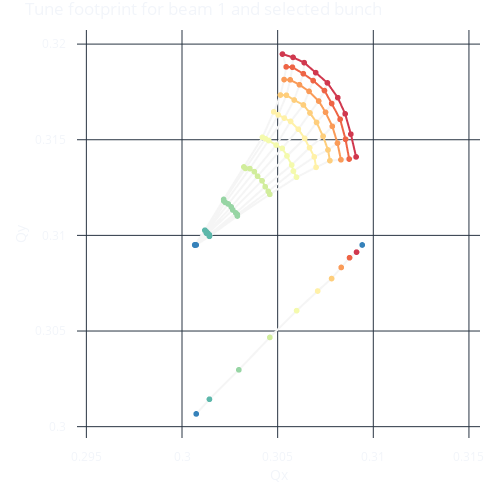

Here is the notebook cell this chart was saved with:
### Code cell
import plotly.graph_objects as go
import seaborn as sns
fig = go.Figure()
palette = sns.color_palette("Spectral", 10).as_hex()
for idx, (x,y) in enumerate(zip(qx, qy)):
    # Insert additional None when dx or dy is too big
    # to avoid connecting the lines
    x_temp = np.insert(x, np.where(np.abs(np.diff(x))>0.003)[0]+1, None)
    y_temp = np.insert(y, np.where(np.abs(np.diff(x))>0.003)[0]+1, None)
    x_temp = np.insert(x_temp, np.where(np.abs(np.diff(y))>0.003)[0]+1, None)
    y_temp = np.insert(y_temp, np.where(np.abs(np.diff(y))>0.003)[0]+1, None)
    fig.add_trace(go.Scattergl(x=x_temp, y=y_temp, line_color = 'whitesmoke'))
for idx, (x,y) in enumerate(zip(qx.T, qy.T)):
    x_temp = np.insert(x, np.where(np.abs(np.diff(x))>0.003)[0]+1, None)
    y_temp = np.insert(y, np.where(np.abs(np.diff(x))>0.003)[0]+1, None)
    x_temp = np.insert(x_temp, np.where(np.abs(np.diff(y))>0.003)[0]+1, None)
    y_temp = np.insert(y_temp, np.where(np.abs(np.diff(y))>0.003)[0]+1, None)
    fig.add_trace(go.Scattergl(x=x_temp, y=y_temp, line_color = palette[9-idx]))

fig.update_yaxes(
    scaleanchor="x",
    scaleratio=1,
  )

fig.update_layout(title='Tune footprint for beam 1 and selected bunch',
                   xaxis_title='Qx',
                   yaxis_title='Qy',
                   xaxis = dict(
                       range = [np.min(qx)-0.001, np.max(qx)+0.001],
                   ),
                   yaxis = dict(
                       range = [np.min(qy)-0.001, np.max(qy)+0.001],
                   ),
                   width=500,
                   height=500,
                   showlegend=False,
                    margin=dict(l=20, r=20, b=10, t=30, pad=10),
                    template="plotly_dark",
                    paper_bgcolor="rgba(0,0,0,0)",
                    plot_bgcolor="rgba(0,0,0,0)",)

fig.show()

### Figure 1 — Plotly figure (JSON) as saved in the notebook; plotly's stock layout.template omitted (floating-point values rounded to 4 significant figures)
{"data": [{"line": {"color": "whitesmoke"}, "type": "scattergl", "x": [0.3007, 0.3014, 0.303, 0.3046, 0.306, 0.3071, 0.3078, 0.3083, 0.3088, 0.3091], "y": [0.3007, 0.3014, 0.303, 0.3047, 0.3061, 0.3071, 0.3077, 0.3083, 0.3088, 0.3091]}, {"line": {"color": "whitesmoke"}, "type": "scattergl", "x": [0.3007, 0.3014, 0.3029, 0.3046, 0.306, 0.307, 0.3077, 0.3083, 0.3087, 0.3091], "y": [0.3095, 0.31, 0.311, 0.3121, 0.313, 0.3136, 0.3139, 0.314, 0.314, 0.3141]}, {"line": {"color": "whitesmoke"}, "type": "scattergl", "x": [0.3007, 0.3014, 0.3029, 0.3045, 0.3058, 0.3069, 0.3076, 0.3081, 0.3085, 0.3088], "y": [0.3095, 0.31, 0.3111, 0.3123, 0.3134, 0.3141, 0.3145, 0.3148, 0.315, 0.3153]}, {"line": {"color": "whitesmoke"}, "type": "scattergl", "x": [0.3007, 0.3014, 0.3028, 0.3043, 0.3057, 0.3067, 0.3074, 0.3079, 0.3083, 0.3085], "y": [0.3095, 0.31, 0.3112, 0.3125, 0.3137, 0.3146, 0.3152, 0.3157, 0.3161, 0.3164]}, {"line": {"color": "whitesmoke"}, "type": "scattergl", "x": [0.3007, 0.3014, 0.3027, 0.3042, 0.3055, 0.3064, 0.307, 0.3075, 0.3078, 0.3081], "y": [0.3095, 0.3101, 0.3113, 0.3129, 0.3142, 0.3151, 0.3159, 0.3164, 0.3169, 0.3172]}, {"line": {"color": "whitesmoke"}, "type": "scattergl", "x": [0.3007, 0.3013, 0.3026, 0.3039, 0.3052, 0.3061, 0.3067, 0.3071, 0.3074, 0.3076], "y": [0.3095, 0.3101, 0.3115, 0.3131, 0.3145, 0.3156, 0.3164, 0.317, 0.3176, 0.318]}, {"line": {"color": "whitesmoke"}, "type": "scattergl", "x": [0.3007, 0.3013, 0.3024, 0.3038, 0.3049, 0.3057, 0.3063, 0.3066, 0.3069, 0.307], "y": [0.3095, 0.3102, 0.3116, 0.3133, 0.3147, 0.316, 0.3168, 0.3175, 0.3181, 0.3185]}, {"line": {"color": "whitesmoke"}, "type": "scattergl", "x": [0.3007, 0.3013, 0.3023, 0.3035, 0.3045, 0.3053, 0.3059, 0.3061, 0.3063, 0.3064], "y": [0.3095, 0.3102, 0.3117, 0.3135, 0.315, 0.3161, 0.3171, 0.3179, 0.3185, 0.319]}, {"line": {"color": "whitesmoke"}, "type": "scattergl", "x": [0.3007, 0.3012, 0.3022, 0.3033, 0.3044, 0.305, 0.3055, 0.3057, 0.3058, 0.3058], "y": [0.3095, 0.3103, 0.3118, 0.3135, 0.315, 0.3163, 0.3173, 0.3181, 0.3188, 0.3193]}, {"line": {"color": "whitesmoke"}, "type": "scattergl", "x": [0.3094, null, 0.3012, 0.3022, 0.3032, 0.3042, 0.3048, 0.3051, 0.3053, 0.3054, 0.3053], "y": [0.3095, null, 0.3103, 0.3119, 0.3136, 0.3151, 0.3165, 0.3173, 0.3181, 0.3188, 0.3195]}, {"line": {"color": "#3682ba"}, "type": "scattergl", "x": [0.3007, null, 0.3007, 0.3007, 0.3007, 0.3007, 0.3007, 0.3007, 0.3007, 0.3007, null, 0.3094], "y": [0.3007, null, 0.3095, 0.3095, 0.3095, 0.3095, 0.3095, 0.3095, 0.3095, 0.3095, null, 0.3095]}, {"line": {"color": "#5cb7aa"}, "type": "scattergl", "x": [0.3014, null, 0.3014, 0.3014, 0.3014, 0.3014, 0.3013, 0.3013, 0.3013, 0.3012, 0.3012], "y": [0.3014, null, 0.31, 0.31, 0.31, 0.3101, 0.3101, 0.3102, 0.3102, 0.3103, 0.3103]}, {"line": {"color": "#97d5a4"}, "type": "scattergl", "x": [0.303, null, 0.3029, 0.3029, 0.3028, 0.3027, 0.3026, 0.3024, 0.3023, 0.3022, 0.3022], "y": [0.303, null, 0.311, 0.3111, 0.3112, 0.3113, 0.3115, 0.3116, 0.3117, 0.3118, 0.3119]}, {"line": {"color": "#d1ed9c"}, "type": "scattergl", "x": [0.3046, null, 0.3046, 0.3045, 0.3043, 0.3042, 0.3039, 0.3038, 0.3035, 0.3033, 0.3032], "y": [0.3047, null, 0.3121, 0.3123, 0.3125, 0.3129, 0.3131, 0.3133, 0.3135, 0.3135, 0.3136]}, {"line": {"color": "#f4faad"}, "type": "scattergl", "x": [0.306, null, 0.306, 0.3058, 0.3057, 0.3055, 0.3052, 0.3049, 0.3045, 0.3044, 0.3042], "y": [0.3061, null, 0.313, 0.3134, 0.3137, 0.3142, 0.3145, 0.3147, 0.315, 0.315, 0.3151]}, {"line": {"color": "#fff1a8"}, "type": "scattergl", "x": [0.3071, null, 0.307, 0.3069, 0.3067, 0.3064, 0.3061, 0.3057, 0.3053, 0.305, 0.3048], "y": [0.3071, null, 0.3136, 0.3141, 0.3146, 0.3151, 0.3156, 0.316, 0.3161, 0.3163, 0.3165]}, {"line": {"color": "#fece7c"}, "type": "scattergl", "x": [0.3078, null, 0.3077, 0.3076, 0.3074, 0.307, 0.3067, 0.3063, 0.3059, 0.3055, 0.3051], "y": [0.3077, null, 0.3139, 0.3145, 0.3152, 0.3159, 0.3164, 0.3168, 0.3171, 0.3173, 0.3173]}, {"line": {"color": "#fa9b58"}, "type": "scattergl", "x": [0.3083, null, 0.3083, 0.3081, 0.3079, 0.3075, 0.3071, 0.3066, 0.3061, 0.3057, 0.3053], "y": [0.3083, null, 0.314, 0.3148, 0.3157, 0.3164, 0.317, 0.3175, 0.3179, 0.3181, 0.3181]}, {"line": {"color": "#ee6445"}, "type": "scattergl", "x": [0.3088, null, 0.3087, 0.3085, 0.3083, 0.3078, 0.3074, 0.3069, 0.3063, 0.3058, 0.3054], "y": [0.3088, null, 0.314, 0.315, 0.3161, 0.3169, 0.3176, 0.3181, 0.3185, 0.3188, 0.3188]}, {"line": {"color": "#d0384e"}, "type": "scattergl", "x": [0.3091, null, 0.3091, 0.3088, 0.3085, 0.3081, 0.3076, 0.307, 0.3064, 0.3058, 0.3053], "y": [0.3091, null, 0.3141, 0.3153, 0.3164, 0.3172, 0.318, 0.3185, 0.319, 0.3193, 0.3195]}], "layout": {"height": 500, "margin": {"b": 10, "l": 20, "pad": 10, "r": 20, "t": 30}, "paper_bgcolor": "rgba(0,0,0,0)", "plot_bgcolor": "rgba(0,0,0,0)", "showlegend": false, "title": {"text": "Tune footprint for beam 1 and selected bunch"}, "width": 500, "xaxis": {"range": [0.2997, 0.3104], "title": {"text": "Qx"}}, "yaxis": {"range": [0.2997, 0.3205], "scaleanchor": "x", "scaleratio": 1, "title": {"text": "Qy"}}}}
